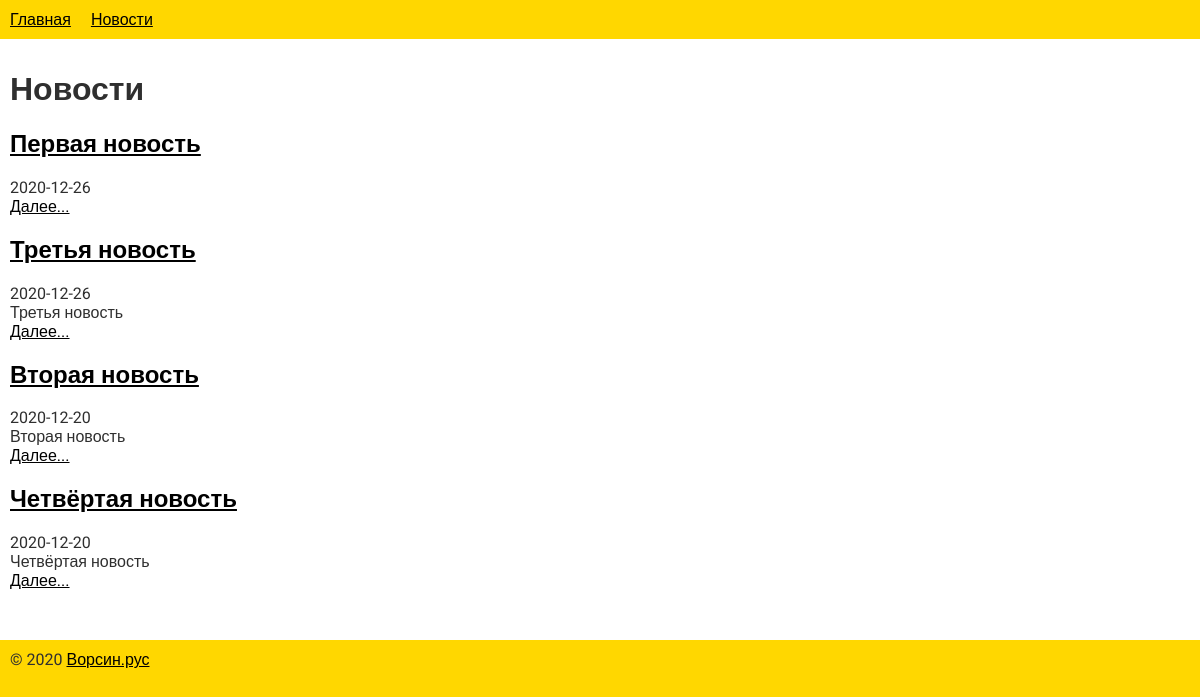
Page /news on the committed database.
### tables this page shows
CREATE TABLE IF NOT EXISTS `news` (
  `id` int(11) NOT NULL AUTO_INCREMENT,
  `title` text NOT NULL,
  `date` date NOT NULL,
  `short_content` text NOT NULL,
  PRIMARY KEY (`id`)
);

### config/routes.php (called while the page is built)
<?php
return array(
    'news/([0-9]+)' => 'news/view/$1',
    'news' => 'news/index',
    'products' => 'products/view',
    'index.php' => 'site/index',
    '' => 'site/index',
);

### controllers/NewsController.php (called while the page is built, shortened)
<?php
include_once ROOT . '/models/News.php';
class NewsController
{
    public function actionIndex()
    {
        $newsList = News::getNewsList();
        require_once(ROOT . '/views/news/index.php');
        return true;
    }
}

### index.php (called while the page is built, shortened)
<?php
require_once (ROOT . '/components/Router.php');
$router = new Router();
$router->run();

### models/News.php (called while the page is built, shortened)
<?
class News
{
    public static function getNewsList()
    {
        $db = Db::getConnection();
        $newsList = array();
        $result = $db->query('SELECT id, title, date, short_content '
            . 'FROM news '
            . 'ORDER BY date DESC '
            . 'LIMIT 10'
        );
        $i = 0;
        while ($row = $result->fetch()) {
            $newsList[$i]['id'] = $row['id'];
            $newsList[$i]['title'] = $row['title'];
            $newsList[$i]['date'] = $row['date'];
            $newsList[$i]['short_content'] = $row['short_content'];
            $i++;
        }
        return $newsList;
    }
}

### views/news/index.php (the view)
<?php include ROOT . '/views/layouts/header.php';
?><h1>Новости</h1>
    <div id="newsList">
        <? foreach ($newsList as $item): ?>
            <div class="newsItem">
                <h2>
                    <a href="/news/<?= $item['id']; ?>">
                        <?= $item['title']; ?>
                    </a>
                </h2>
                <div class="date">
                    <?= $item['date']; ?>
                </div>
                <? if ($item['short_content']): ?>
                    <div class="text">
                        <?= $item['short_content']; ?>
                    </div>
                <? endif; ?>
                <a href="/news/<?= $item['id']; ?>" title="<?= $item['title']; ?>">Далее...</a>
            </div>
        <? endforeach; ?>
    </div>
<?php include ROOT . '/views/layouts/footer.php'; ?>

### components/Router.php (shortened to what this page needs)
<?php
class Router
{
    private $routes;
    public function __construct()
    {
        $routesPath = ROOT . '/config/routes.php';
        $this->routes = include($routesPath);
    }
    private function getURI()
    {
        if (!empty($_SERVER['REQUEST_URI'])) {
            return trim($_SERVER['REQUEST_URI'], '/');
        }
    }
    public function run()
    {
        $uri = $this->getURI();
        foreach ($this->routes as $uriPattern => $path) {
            if (preg_match("~$uriPattern~", $uri)) {
                $internalRoute = preg_replace("~$uriPattern~", $path, $uri);
                $segments = explode('/', $internalRoute);
                $controllerName = array_shift($segments) . 'Controller';
                $actionName = 'action' . ucfirst(array_shift($segments));
                $parameters = $segments;
                $controllerObject = new $controllerName;
                $result = call_user_func_array(array($controllerObject, $actionName), $parameters);
                if ($result != null) {
                    break;
                }
            }
        }
    }
}

### views/layouts/header.php (shortened to what this page needs)
<!doctype html>
<html lang="en">
<head>
    <link rel="stylesheet" href="/template/css/style.css">
</head>
<body>
<div id="header">
    <div id="topMenu">
        <ul>
            <li><a href="/">Главная</a></li>
            <li><a href="/news">Новости</a></li>
        </ul>
    </div>
</div>
<div id="content">

### views/layouts/footer.php
</div>
<div id="footer">
    © 2020 <a target="_blank" href="http://ворсин.рус/">Ворсин.рус</a>
</div>
</body>
</html>

### template/css/style.css (style rules this page uses)
body { padding: 0px; margin: 0px; background-color: gold; color: #2f2f2f; font-family: 'Roboto', sans-serif; }
a { color: black; }
#header { clear: both; }
#topMenu { clear: both; }
#topMenu ul { display: flex; flex-flow: row nowrap; list-style: none; justify-content: left; list-style: none; padding: 0px; margin: 0px; }
#topMenu ul li a { display: block; padding: 10px; }
#content { padding: 10px; background-color: #FFF; padding-bottom: 50px; }
#footer { padding: 10px; }

### rows in the picture
news: title "Первая новость", date "2020-12-26"
news: title "Третья новость", date "2020-12-26", short_content "Третья новость"
news: title "Вторая новость", date "2020-12-20", short_content "Вторая новость"
news: title "Четвёртая новость", date "2020-12-20", short_content "Четвёртая новость"
